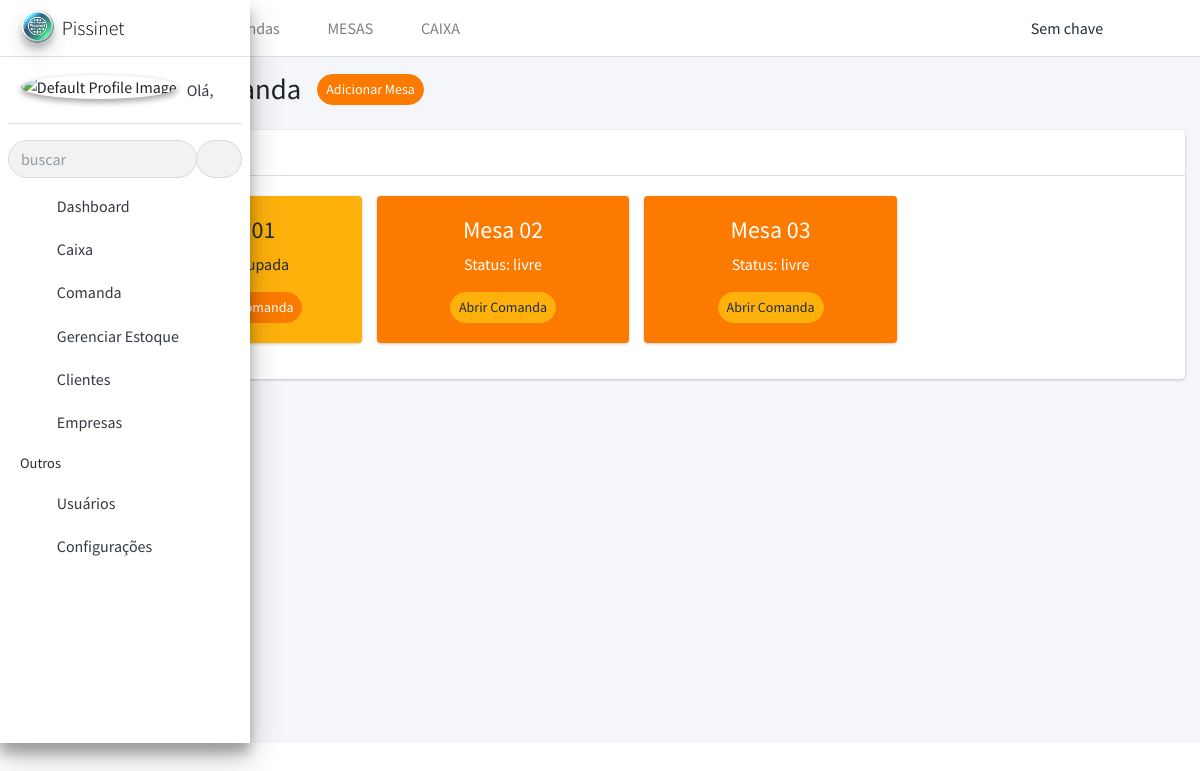
Page /comanda/ on the committed database.
### configuracoes/models.py (models this page shows, shortened)
class Configuracao(models.Model):
    nome_aplicacao = models.CharField(max_length=100)
    cliente_padrao = models.ForeignKey(
        'clientes.Cliente', on_delete=models.SET_NULL, null=True, blank=True
    )
    cor_primaria = models.CharField(max_length=7, default="#ff970f")  # Cor padrão atualizada
    cor_secundaria = models.CharField(max_length=7, default="#ffcb0f")  # Cor padrão atualizada
    logo_empresa = models.ImageField(upload_to=caminho_upload, null=True, blank=True)
    icone_aplicacao = models.ImageField(upload_to=caminho_upload, null=True, blank=True)  # Novo campo para o ícone

### comanda/models.py (models this page shows, shortened)
class Mesa(models.Model):
    STATUS_CHOICES = [
        ('livre', 'Livre'),
        ('ocupada', 'Ocupada'),
    ]
    nome = models.CharField(max_length=100)  # Nome ou número da mesa
    status = models.CharField(max_length=10, choices=STATUS_CHOICES, default='livre')
    created_at = models.DateTimeField(auto_now_add=True)
    updated_at = models.DateTimeField(auto_now=True)

### comanda/views.py (the view)
# urls.py: path('', views.listar_mesas, name='listar_mesas'),
def listar_mesas(request):
    mesas = Mesa.objects.all()  # Obter todas as mesas
    form = MesaForm()  # Formulário vazio para cadastro
    return render(request, 'comanda/listar_mesas.html', {'mesas': mesas, 'form': form})

### comanda/forms.py
class MesaForm(forms.ModelForm):
    class Meta:
        model = Mesa
        fields = ['nome', 'status']
        widgets = {
            'nome': forms.TextInput(attrs={
                'class': 'form-control',  # Classe do Bootstrap para estilização
                'id': 'nome',
                'placeholder': 'Digite o nome ou número da mesa'
            }),
            'status': forms.Select(attrs={
                'class': 'form-control',  # Classe do Bootstrap para estilização
                'id': 'status',
            }),
        }

### configuracoes/context_processors.py (called while the page is built)
def configuracoes(request):
    configuracao, created = Configuracao.objects.get_or_create(id=1)  # Supondo que há apenas uma configuração
    return {
        'nome_aplicacao': configuracao.nome_aplicacao,
        'cliente_padrao': configuracao.cliente_padrao,
        'cor_primaria': configuracao.cor_primaria,
        'cor_secundaria': configuracao.cor_secundaria,
        'logo_empresa': configuracao.logo_empresa.url if configuracao.logo_empresa else None,
        'icone_aplicacao': configuracao.icone_aplicacao.url if configuracao.icone_aplicacao else None,
    }

### templates/comanda/listar_mesas.html (shortened to what this page needs)
{% extends "template.html" %}
{% load static %}
{% block content %}
<div class="wrapper">
    {% include 'includes/sidebar.html' %}
    {% include 'includes/navbar.html' %}
    <div class="content-wrapper">
        <section class="content-header">
            <div class="container-fluid">
                <div class="row mb-2">
                    <div class="col-sm-6 d-flex align-items-center">
                        <h1 class="mr-3"> Mesas / Comanda </h1>
                        <button type="button" class="btn btn-sm btn-success" data-toggle="modal" data-target="#adicionarModal">
                            Adicionar Mesa
                        </button>
                    </div>
                </div>
            </div>
        </section>
        <section class="content">
            <div class="container-fluid">
                <div class="row">
                    <div class="col-12">
                        <div class="card">
                            <div class="card-header">
                                <h3 class="card-title">Lista de Mesas</h3>
                            </div>
                            <div class="card-body">
                                <div class="row">
                                    {% for mesa in mesas %}
                                        <div class="col-md-3">
                                            <div id="mesa-{{ mesa.id }}" class="card {% if mesa.status == 'ocupada' %}bg-warning{% else %}bg-success{% endif %} position-relative">
                                                <a href="#" class="position-absolute top-0 end-0 p-2 text-danger" data-toggle="modal" data-target="#excluirModal"
                                                onclick="setMesaExcluir('{{ mesa.id }}', '{{ mesa.nome }}')">
                                                <i class="fas fa-times-circle"></i>
                                                </a>
                                                <div class="card-body text-center">
                                                    <h4>Mesa {{ mesa.nome }}</h4>
                                                    <p class="mesa-status">Status: {{ mesa.status }}</p>
                                                    <div class="comanda-button">
                                                        {% if mesa.status == 'livre' %}
                                                            <form action="{% url 'abrir_ou_gerenciar_comanda' mesa.id %}" method="POST">
                                                                <button type="submit" class="btn btn-warning btn-sm">Abrir Comanda</button>
                                                            </form>
                                                        {% else %}
                                                            {% with mesa.comanda_set.latest as comanda %}
                                                                {% if comanda %}
                                                                    <a href="{% url 'abrir_ou_gerenciar_comanda' mesa.id %}" class="btn btn-success btn-sm">Gerenciar Comanda</a>
                                                                {% else %}
                                                                    <span class="btn btn-secondary btn-sm">Sem Comanda para Gerenciar</span>
                                                                {% endif %}
                                                            {% endwith %}
                                                        {% endif %}
                                                    </div>
                                                </div>
                                            </div>
                                        </div>
                                    {% endfor %}
                                </div>
                            </div>
                        </div>
                    </div>
                </div>
            </div>
        </section>
        </div>
</div>
{% endblock %}

### templates/template.html (shortened to what this page needs)
{% load static %}
<!DOCTYPE html>
<html lang="pt-BR">
<head>
    <link rel="stylesheet" href="{% static 'plugins/fontawesome-free/css/all.min.css' %}">
    <link rel="stylesheet" href="{% static 'css/adminlte.min.css' %}">
    <link rel="stylesheet" href="{% static 'plugins/summernote/summernote-bs4.min.css' %}">
    <link rel="stylesheet" href="{% static 'plugins/codemirror/codemirror.css' %}">
    <link rel="stylesheet" href="{% static 'plugins/codemirror/theme/monokai.css' %}">
    <link rel="stylesheet" href="{% static 'plugins/datatables-bs4/css/dataTables.bootstrap4.min.css' %}">
    <link rel="stylesheet" href="{% static 'plugins/datatables-responsive/css/responsive.bootstrap4.min.css' %}">
    <link rel="stylesheet" href="{% static 'plugins/datatables-buttons/css/buttons.bootstrap4.min.css' %}">
    <link rel="stylesheet" href="{% static 'plugins/select2/css/select2.min.css' %}">
    <link rel="stylesheet" href="{% static 'plugins/select2-bootstrap4-theme/select2-bootstrap4.min.css' %}">
    <link rel="stylesheet" href="https://code.jquery.com/ui/1.12.1/themes/base/jquery-ui.css">
    <link rel="stylesheet" href="{% static 'plugins/toastr/toastr.min.css' %}">
</head>
<body class="hold-transition sidebar-mini sidebar-collapse">
        {% block content %}{% endblock %}
</body>
</html>

### templates/includes/sidebar.html (shortened to what this page needs)
{% load static %}
<aside class="main-sidebar sidebar-light-success elevation-4">
  <a href="{% url 'dashboard' %}" class="brand-link">
    {% if logo_empresa %}
        <img src="{{ logo_empresa }}" alt="Logo da empresa" class="brand-image img-circle elevation-3" style="opacity: .8">
    {% else %}
        <img src="{% static 'image/iconsistema.png' %}" alt="Logo da empresa" class="brand-image img-circle elevation-3" style="opacity: .8">
    {% endif %}
    <span class="brand-text font-weight-light">{{ nome_aplicacao }}</span>
  </a>
  <div class="sidebar">
    <div class="user-panel mt-3 pb-3 mb-3 d-flex">
      <div class="image">
        {% if user.perfil.foto_perfil %}
            <img src="{{ user.perfil.foto_perfil.url }}" class="img-circle elevation-2" alt="User Image">
        {% else %}
            <img src="{% static 'image/no_image.png' %}" alt="Default Profile Image" class="img-circle elevation-2" alt="User Image">
        {% endif %}
      </div>
      <div class="info">
        <a href="{% url 'dashboard' %}" class="d-block">Olá, {{ user.username }}</a>
      </div>
    </div>
    <div class="form-inline">
      <div class="input-group" data-widget="sidebar-search">
        <input class="form-control form-control-sidebar" type="search" placeholder="buscar" aria-label="Search">
        <div class="input-group-append">
          <button class="btn btn-sidebar">
            <i class="fas fa-search fa-fw"></i>
          </button>
        </div>
      </div>
    </div>
    <nav class="mt-2">
      <ul class="nav nav-pills nav-sidebar flex-column" data-widget="treeview" role="menu" data-accordion="false">
        <li class="nav-item">
          <a href="{% url 'dashboard' %}" class="nav-link">
            <i class="nav-icon fas fa-tachometer-alt"></i>
            <p>
              Dashboard
            </p>
          </a>
        </li>
        <li class="nav-item">
          <a href="#" class="nav-link">
            <i class="nav-icon fas fa-shopping-cart"></i>
            <p>
              Caixa
              <i class="right fas fa-angle-left"></i>
            </p>
          </a>
        </li>
        <li class="nav-item">
            <a href="#" class="nav-link">
            <i class="nav-icon fas fa-chair"></i>
            <p>
                Comanda
                <i class="right fas fa-angle-left"></i>
            </p>
            </a>
        </li>
        <li class="nav-item">
          <a href="#" class="nav-link">
            <i class="nav-icon fas fa-database"></i>
            <p>
              Gerenciar Estoque
              <i class="right fas fa-angle-left"></i>
            </p>
          </a>
        </li>
        <li class="nav-item">
          <a href="#" class="nav-link">
            <i class="nav-icon fas fa-user-edit"></i>
            <p>
              Clientes
              <i class="right fas fa-angle-left"></i>
            </p>
          </a>
        </li>
        <li class="nav-item">
          <a href="#" class="nav-link">
            <i class="nav-icon fas fa-building"></i>
            <p>
              Empresas
              <i class="right fas fa-angle-left"></i>
            </p>
          </a>
        </li>
        <li class="nav-header">Outros</li>
        <li class="nav-item">
          <a href="{% url 'listar_usuarios'%}" class="nav-link">
            <i class="nav-icon fas fa-users"></i>
            <p>
              Usuários
            </p>
          </a>
        </li>
        <li class="nav-item">
          <a href="#" class="nav-link">
            <i class="nav-icon fas fa-cog"></i>
            <p>
              Configurações
              <i class="right fas fa-angle-left"></i>
            </p>
          </a>
        </li>
    </nav>
  </div>
</aside>

### templates/includes/navbar.html (shortened to what this page needs)
<nav class="main-header navbar navbar-expand-md navbar-light navbar-white">
    <ul class="navbar-nav">
      <li class="nav-item">
        <a class="nav-link" data-widget="pushmenu" href="#" role="button"></a>
      </li>
      <li class="nav-item d-none d-sm-inline-block">
        <a href="{% url 'logout' %}" class="nav-link"> Sair</a>
      </li>
      <li class="nav-item d-none d-sm-inline-block">
        <a href="{% url 'listar_caixa' %}" class="nav-link">
           Vendas</a>
      </li>
      <li class="nav-item d-none d-sm-inline-block">
        <a href="{% url 'listar_mesas' %}" class="nav-link"> <i class="nav-icon fas fa-chair"></i>  MESAS</a>
      </li>
      <li class="nav-item d-none d-sm-inline-block">
        <a href="{% url 'abrir_caixa_pdv' %}" class="nav-link"> <i class="nav-icon fas fa-shopping-cart"></i>  CAIXA</a>
      </li>
    </ul>
    <ul class="navbar-nav ml-auto">
      <li class="nav-item">
        <a class="nav-link" data-widget="navbar-search" href="#" role="button">
          <i class="fas fa-search"></i>
        </a>
      </li>
      <li class="nav-item dropdown py-2">
        <span>Sem chave</span>
      </li>
        <li class="nav-item">
            <a class="nav-link" data-widget="fullscreen" href="#" role="button">
                <i class="fas fa-expand-arrows-alt"></i>
            </a>
        </li>
        <li class="nav-item">
            <a class="nav-link" data-widget="control-sidebar" data-slide="true" href="#" role="button">
                <i class="fas fa-th-large"></i>
            </a>
        </li>
    </ul>
  </nav>

### rows in the picture
Configuracao: nome_aplicacao "Pissinet"
Mesa: nome "01", status "ocupada", shows "Gerenciar Comanda"
Mesa: nome "02", status "livre", shows "Abrir Comanda"
Mesa: nome "03", status "livre", shows "Abrir Comanda"
